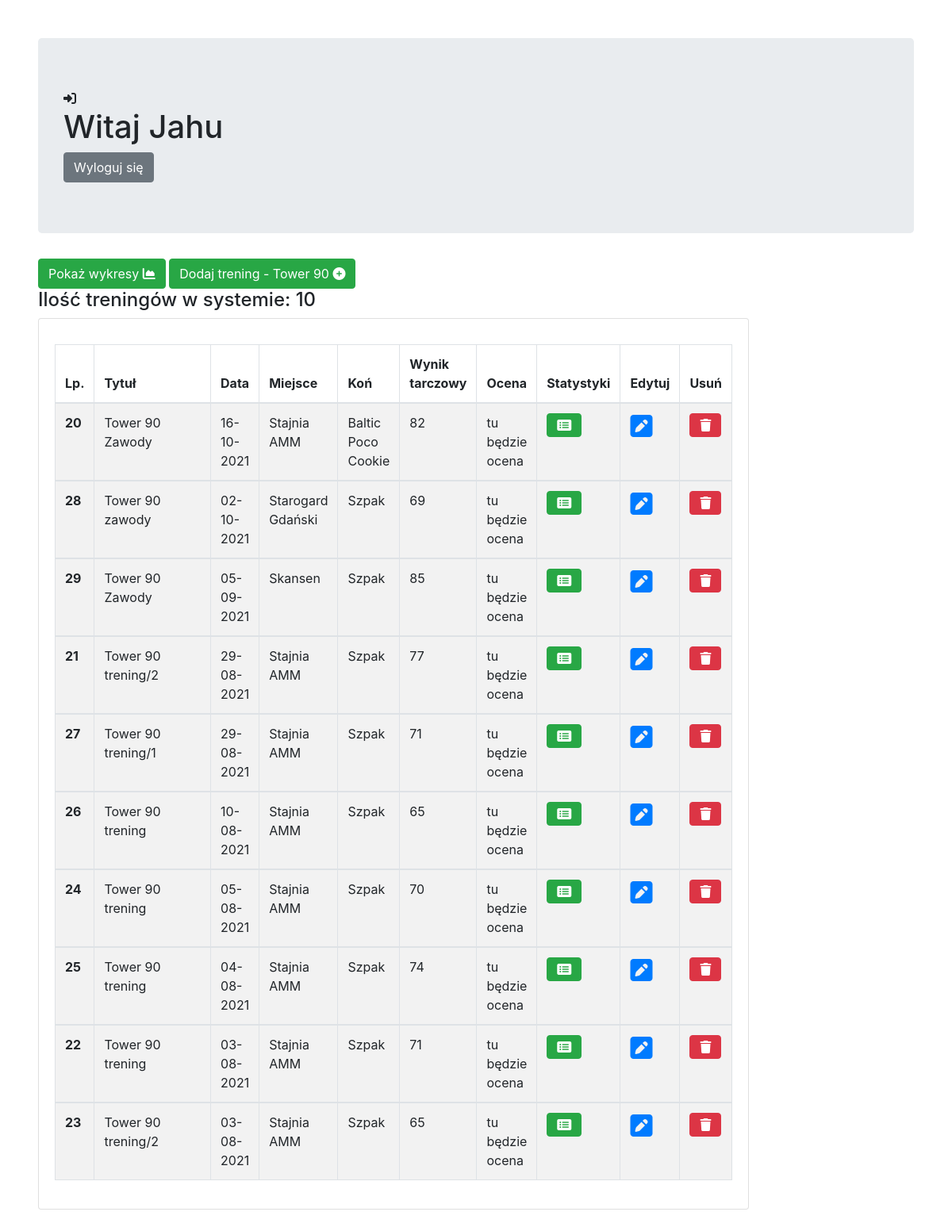
Screenshot of /HAApp/treningi/ (signed in) with the database file from the repository.
### HArcherApp/models.py (models this page shows, shortened)
class Training(models.Model):
    title = models.CharField(max_length=64, default='Tower 90')
    date = models.DateField(blank=False, default=timezone.now())
    place = models.CharField(max_length=64, blank=False,)
    horse = models.CharField(max_length=64, blank=False, default='Koń')
    description = models.CharField(default='Brak', max_length=300)
    a1 = models.CharField(max_length=10, default='', null=True, blank=False)
    b1 = models.CharField(max_length=10, default='', null=True, blank=False)
    c1 = models.CharField(max_length=10, default='', null=True, blank=False)
    run_1_time = models.DecimalField(default=18.00, decimal_places=3, max_digits=7, null=True, blank=False)
    a2 = models.CharField(max_length=10, default='', null=True, blank=False)
    b2 = models.CharField(max_length=10, default='', null=True, blank=False)
    c2 = models.CharField(max_length=10, default='', null=True, blank=False)
    run_2_time = models.DecimalField(default=18.00, decimal_places=3, max_digits=7, null=True, blank=False)
    a3 = models.CharField(max_length=10, default='', null=True, blank=False)
    b3 = models.CharField(max_length=10, default='', null=True, blank=False)
    c3 = models.CharField(max_length=10, default='', null=True, blank=False)
    run_3_time = models.DecimalField(default=18.00, decimal_places=3, max_digits=7, null=True, blank=False)
    a4 = models.CharField(max_length=10, default='', null=True, blank=False)
    b4 = models.CharField(max_length=10, default='', null=True, blank=False)
    c4 = models.CharField(max_length=10, default='', null=True, blank=False)
    run_4_time = models.DecimalField(default=18.00, decimal_places=3, max_digits=7, null=True, blank=False)
    a5 = models.CharField(max_length=10, default='', null=True, blank=False)
    b5 = models.CharField(max_length=10, default='', null=True, blank=False)
    c5 = models.CharField(max_length=10, default='', null=True, blank=False)
    run_5_time = models.DecimalField(default=18.00, decimal_places=3, max_digits=7, null=True, blank=False)
    a6 = models.CharField(max_length=10, default='', null=True, blank=False)
    b6 = models.CharField(max_length=10, default='', null=True, blank=False)
    c6 = models.CharField(max_length=10, default='', null=True, blank=False)
    run_6_time = models.DecimalField(default=18.00, decimal_places=3, max_digits=7, null=True, blank=False)
    result = models.DecimalField(decimal_places=3, max_digits=8, null=True, blank=True)
    @property
    def result_general(self):
        tarcze = [self.a1, self.b1, self.c1, self.a2, self.b2, self.c2, self.a3, self.b3, self.c3, self.a4, self.b4,
                  self.c4, self.a5, self.b5, self.c5, self.a6, self.b6, self.c6]
        arrows_shoot = 0
        missed_arrows = 0
        arrows_in_target = 0
        arrows_in_target_no_points = 0
        counted_arrows = 0
        result = 0
        for liczymy in tarcze:
            for x in range(0, len(liczymy)):
                if liczymy[x] == "-":
                    missed_arrows += 1
                    arrows_shoot += 1
                elif liczymy[x] == '0':
                    arrows_in_target += 1
                    arrows_in_target_no_points += 1
                    arrows_shoot += 1
                elif liczymy[x] == '1' or liczymy[x] == '2' or liczymy[x] == '3' or liczymy[x] == '4' or liczymy[x] == '5':
                    arrows_in_target += 1
                    counted_arrows += 1
                    result += int(liczymy[x])
                    arrows_shoot += 1
        average_arrow = round((result/counted_arrows),2)
        counted_arrows_to_not_counted = counted_arrows/arrows_in_target_no_points
        return arrows_shoot, missed_arrows, arrows_in_target, arrows_in_target_no_points, counted_arrows,average_arrow,counted_arrows_to_not_counted ,result
    class Meta:
        ordering = ('-date',)

### HArcherApp/views.py (the view)
# urls.py: path('treningi/', all_results, name= 'Moje_treningi'),
@login_required
def all_results(request):
    all_trainings = Training.objects.all()
    return render(request, 'treningi.html', {'all_trainings': all_trainings})

### templates/treningi.html (shortened to what this page needs)
{% extends 'glowny.html' %}
{% block strona %}
<div class="jumbotron">
    <i class="fa-solid fa-right-to-bracket"></i>
    <h1>Witaj {{user.username|title}}</h1>
    <a href="{% url 'wylogowanie' %}" class="btn btn-secondary">Wyloguj się</a>
    <br>
</div>
<a href="{% url 'Pokaz_wykresy' %}"class="btn btn-success">Pokaż wykresy <i class="fas fa-chart-area"></i></a>
<a href="{% url 'Dodaj_trening' %}"class="btn btn-success">Dodaj trening - Tower 90 <i class="fas fa-plus-circle"></i></a>
<h4>Ilość treningów w systemie: {{ all_trainings|length}}</h4>
                <div class="card" style="width: 56rem;">
                    <div class="card-body">
                                <table class="table table-bordered table-striped" >
                                      <thead>
                                        <tr>
                                          <th scope="col">Lp.</th>
                                          <th scope="col" class="table">Tytuł</th>
                                          <th scope="col" class="table">Data</th>
                                          <th scope="col" class="table">Miejsce</th>
                                          <th scope="col" class="table">Koń</th>
                                          <th scope="col" class="table">Wynik tarczowy</th>
                                          <th scope="col">Ocena</th>
                                          <th scope="col">Statystyki</th>
                                          <th scope="col">Edytuj</th>
                                          <th scope="col">Usuń</th>
                                        </tr>
                                      </thead>
                                      {% for all_trainings in all_trainings %}
                                      <tbody>
                                        <tr>
                                          <th scope="row">{{all_trainings.pk}}</th>
                                          <td class="table">{{all_trainings.title}}</td>
                                          <td class="table">{{all_trainings.date|date:"d-m-Y"}}</td>
                                          <td class="table">{{all_trainings.place}}</td>
                                          <td class="table">{{all_trainings.horse}}</td>
                                          <td class="table">{{all_trainings.result_general|last}}</td>
                                          <td class="table">tu będzie ocena</td>
                                          <td class="table"><a href="{% url 'Pokaz_statystyki' all_trainings.id %}"><i class="fas fa-1.5x fa-list-alt btn btn-success"></i></a></td>
                                          <td class="table"><a href="{% url 'Edytuj_trening' all_trainings.id %}"><i class="fas fa-2x fa-pen-square"></i></a></td>
                                          <td class="table"><a href="{% url 'Usuń_trening' all_trainings.id %}"><i class="fas fa-1.5x fa-trash btn btn-danger"></i></a></td>
                                        </tr>
                                      {% endfor %}
                                      </tbody>
                                    </table>
                    </div>
                </div>
{% endblock %}

### templates/glowny.html (shortened to what this page needs)
{% load static %}
<!doctype html>
<html lang="en">
<head>
    <link rel="stylesheet" href="{% static 'ogolny.css' %}">
    <link rel="stylesheet" href="https://stackpath.bootstrapcdn.com/bootstrap/4.3.1/css/bootstrap.min.css">
</head>
<body>
    {% block strona %} {% endblock %}
</body>
</html>

### HArcherApp/static/ogolny.css (style rules this page uses)
body { padding: 3rem; }

### rows the page displays
Training: pk "20", title "Tower 90 Zawody", date "16-10-2021", place "Stajnia AMM", horse "Baltic Poco Cookie", result_general|last "82"
Training: pk "28", title "Tower 90 zawody", date "02-10-2021", place "Starogard Gdański", horse "Szpak", result_general|last "69"
Training: pk "29", title "Tower 90 Zawody", date "05-09-2021", place "Skansen", horse "Szpak", result_general|last "85"
Training: pk "21", title "Tower 90 trening/2", date "29-08-2021", place "Stajnia AMM", horse "Szpak", result_general|last "77"
Training: pk "27", title "Tower 90 trening/1", date "29-08-2021", place "Stajnia AMM", horse "Szpak", result_general|last "71"
Training: pk "26", title "Tower 90 trening", date "10-08-2021", place "Stajnia AMM", horse "Szpak", result_general|last "65"
Training: pk "24", title "Tower 90 trening", date "05-08-2021", place "Stajnia AMM", horse "Szpak", result_general|last "70"
Training: pk "25", title "Tower 90 trening", date "04-08-2021", place "Stajnia AMM", horse "Szpak", result_general|last "74"
Training: pk "22", title "Tower 90 trening", date "03-08-2021", place "Stajnia AMM", horse "Szpak", result_general|last "71"
Training: pk "23", title "Tower 90 trening/2", date "03-08-2021", place "Stajnia AMM", horse "Szpak", result_general|last "65"

### other values shown
{{ user.username|title }} "Jahu"
{{ all_trainings|length }} "10"
